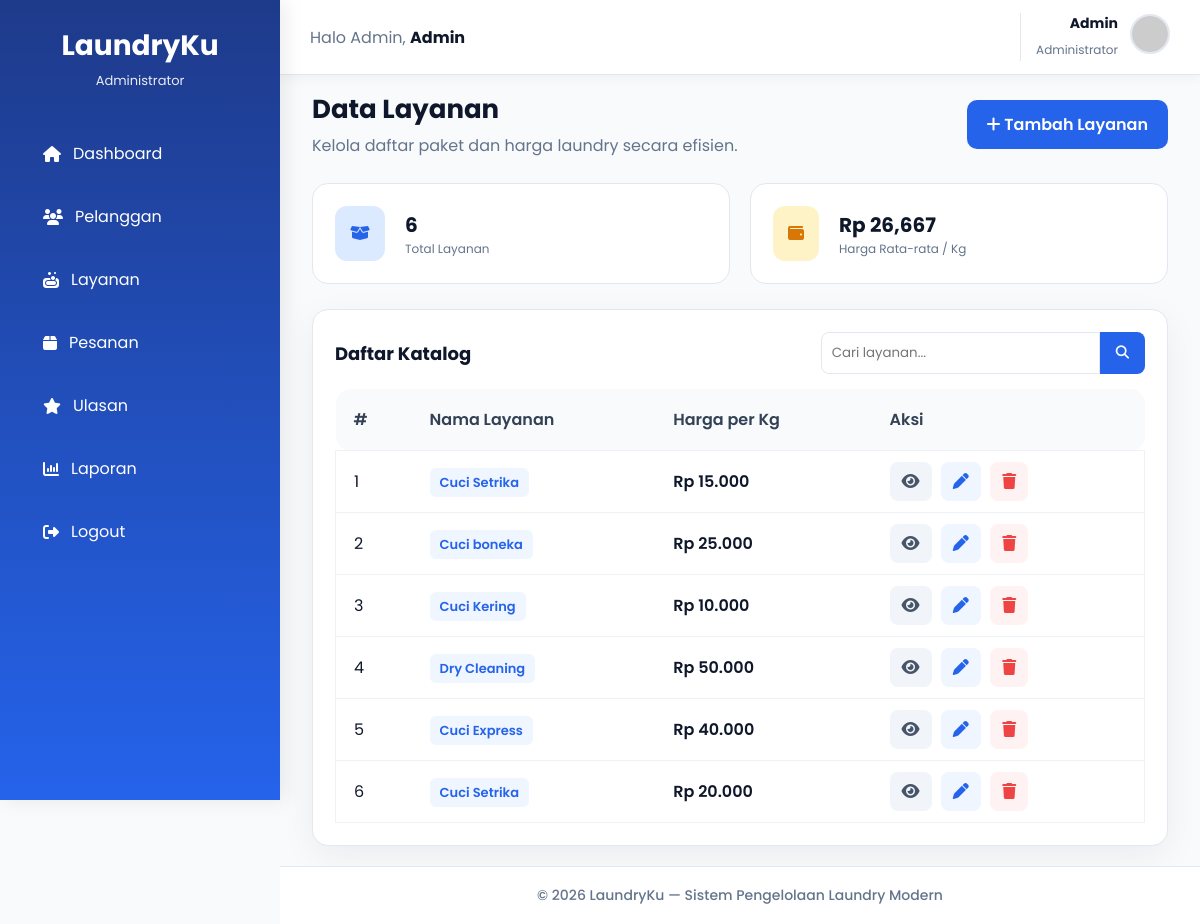
The page /admin/layanan.php on the database its author committed.
### tables this page shows
CREATE TABLE `layanan` (
  `id_layanan` int(11) NOT NULL,
  `nama_layanan` varchar(100) NOT NULL,
  `harga_perkg` decimal(10,2) NOT NULL
);

### admin/layanan.php (the view, shortened to what this page needs)
<?php
require '../config/koneksi.php';
$keyword = isset($_GET['keyword']) ? mysqli_real_escape_string($koneksi, $_GET['keyword']) : '';
$query = "SELECT * FROM layanan";
$query .= " ORDER BY id_layanan DESC";
$layanan = mysqli_query($koneksi, $query);
$data_stats = mysqli_fetch_assoc(mysqli_query($koneksi, "SELECT COUNT(*) as total, AVG(harga_perkg) as avg_harga FROM layanan"));
?>
<!DOCTYPE html>
<html lang="id">
<head>
    <link rel="stylesheet" href="../assets/css/stylee.css">
    <link rel="stylesheet" href="https://cdnjs.cloudflare.com/ajax/libs/font-awesome/6.5.1/css/all.min.css">
</head>
<body>
<div class="container">
    <?php include '../includes/admin/sidebar.php'; ?>
    <div class="main-content">
        <?php include '../includes/admin/navbar.php'; ?>
        <div class="content">
            <div class="page-header">
                <div class="title">
                    <h1>Data Layanan</h1>
                    <p>Kelola daftar paket dan harga laundry secara efisien.</p>
                </div>
                <a href="tambah_layanan.php" style="background:#2563eb; color:white; padding:12px 20px; border-radius:10px; text-decoration:none; font-weight:600;">
                    <i class="fa-solid fa-plus"></i> Tambah Layanan
                </a>
            </div>
            <div class="stats-grid">
                <div class="card-stat">
                    <div style="background:#dbeafe; color:#2563eb; padding:15px; border-radius:12px;"><i class="fa-solid fa-box-open"></i></div>
                    <div>
                        <div style="font-size: 20px; font-weight: bold;"><?= $data_stats['total'] ?></div>
                        <div style="font-size: 12px; color: #64748b;">Total Layanan</div>
                    </div>
                </div>
                <div class="card-stat">
                    <div style="background:#fef3c7; color:#d97706; padding:15px; border-radius:12px;"><i class="fa-solid fa-wallet"></i></div>
                    <div>
                        <div style="font-size: 20px; font-weight: bold;">Rp <?= number_format($data_stats['avg_harga'], 0) ?></div>
                        <div style="font-size: 12px; color: #64748b;">Harga Rata-rata / Kg</div>
                    </div>
                </div>
            </div>
            <div class="table-card">
                <div style="display: flex; justify-content: space-between; align-items: center; margin-bottom: 10px;">
                    <h2 style="font-size: 18px; margin: 0;">Daftar Katalog</h2>
                    <form method="GET" style="display:flex;">
                        <input type="text" name="keyword" placeholder="Cari layanan..." value="<?= $keyword ?>" style="padding: 10px; border: 1px solid #e2e8f0; border-radius: 8px 0 0 8px; outline:none;">
                        <button type="submit" style="padding: 10px 16px; background:#2563eb; border:none; color:white; border-radius:0 8px 8px 0; cursor:pointer;"><i class="fa-solid fa-search"></i></button>
                    </form>
                </div>
                <table>
                    <thead>
                        <tr>
                            <th>#</th>
                            <th>Nama Layanan</th>
                            <th>Harga per Kg</th>
                            <th>Aksi</th>
                        </tr>
                    </thead>
                    <tbody>
                        <?php $no=1; while($row = mysqli_fetch_assoc($layanan)): ?>
                        <tr>
                            <td><?= $no++; ?></td>
                            <td><span style="background:#eff6ff; color:#2563eb; padding:5px 10px; border-radius:6px; font-weight:600; font-size: 13px;"><?= $row['nama_layanan']; ?></span></td>
                            <td style="font-weight:600;">Rp <?= number_format($row['harga_perkg'], 0, ',', '.'); ?></td>
                            <td>
                                <a href="detail_layanan.php?id_layanan=<?= $row['id_layanan']; ?>" class="btn-action" style="background:#f1f5f9; color:#475569;"><i class="fa-solid fa-eye"></i></a>
                                <a href="edit_layanan.php?id_layanan=<?= $row['id_layanan']; ?>" class="btn-action" style="background:#eff6ff; color:#2563eb;"><i class="fa-solid fa-pen"></i></a>
                                <a href="hapus_layanan.php?id_layanan=<?= $row['id_layanan']; ?>" class="btn-action" style="background:#fef2f2; color:#ef4444;" onclick="return confirm('Hapus data?')"><i class="fa-solid fa-trash"></i></a>
                            </td>
                        </tr>
                        <?php endwhile; ?>
                    </tbody>
                </table>
            </div>
        </div>
        <?php include '../includes/admin/footer.php'; ?>
    </div>
</div>
</body>
</html>

### includes/admin/sidebar.php
<div class="sidebar">
    <div class="logo">
        <h2>LaundryKu</h2>
        <span>Administrator</span>
    </div>
    <ul>
        <li>
            <a href="dashboard.php">
                <i class="fa-solid fa-house"></i>
                Dashboard
            </a>
        </li>
        <li>
            <a href="pelanggan.php">
                <i class="fa-solid fa-users"></i>
                Pelanggan
            </a>
        </li>
        <li>
            <a href="layanan.php">
                <i class="fa-solid fa-soap"></i>
                Layanan
            </a>
        </li>
        <li>
            <a href="pesanan.php">
                <i class="fa-solid fa-box"></i>
                Pesanan
            </a>
        </li>
        <li>
            <a href="ulasan.php">
                <i class="fa-solid fa-star"></i>
                Ulasan
            </a>
        </li>
        <li>
            <a href="laporan.php">
                <i class="fa-solid fa-chart-column"></i>
                Laporan
            </a>
        </li>
        <li class="logout">
            <a href="../auth/logout.php">
                <i class="fa-solid fa-right-from-bracket"></i>
                Logout
            </a>
        </li>
    </ul>
</div>

### includes/admin/navbar.php (shortened to what this page needs)
<?php
if (isset($_SESSION['id'])) {
    include_once __DIR__ . '/../../config/koneksi.php';
    $id_user = $_SESSION['id'];
    $query_nav = mysqli_query($koneksi, "SELECT nama, foto FROM users WHERE id = '$id_user'");
    $data_nav = mysqli_fetch_assoc($query_nav);
    $nama_admin = $data_nav['nama'] ?? $_SESSION['nama'] ?? 'Admin';
    $foto_admin = $data_nav['foto'] ?? '';
} else {
    $nama_admin = $_SESSION['nama'] ?? 'Admin';
    $foto_admin = '';
}
$path_foto_asli = "/TB_LAUNDRY/assets/img/" . $foto_admin;
if (!empty($foto_admin) && file_exists(__DIR__ . '/../../assets/img/' . $foto_admin)) {
    $avatar_navbar = $path_foto_asli;
} else {
    $avatar_navbar = "https://api.dicebear.com/7.x/initials/svg?seed=" . urlencode($nama_admin) . "&backgroundColor=2563eb,0f172a,3b82f6&fontSize=45&bold=true";
}
?>
<div class="topbar">
    <div class="welcome">
        Halo Admin,
        <b><?= htmlspecialchars($nama_admin); ?></b>
    </div>
    <div class="topbar-right">
        <a href="/TB_LAUNDRY/admin/profil.php" class="user-info">
            <div class="user-text">
                <h4><?= htmlspecialchars($nama_admin); ?></h4>
                <span>Administrator</span>
            </div>
            <div class="profile">
                <img src="<?= $avatar_navbar; ?>" alt="profile">
            </div>
        </a>
    </div>
</div>

### includes/admin/footer.php
<footer class="footer">
    © 2026 LaundryKu —
    Sistem Pengelolaan Laundry Modern
</footer>

### assets/css/stylee.css (style rules this page uses)
:root { --primary:#2563eb; --primary-light:#60a5fa; --success:#22c55e; --warning:#f59e0b; --danger:#ef4444; --dark:#0f172a; --gray:#64748b; --light:#f8fafc; --radius:18px; --shadow:0 10px 25px rgba(15,23,42,.08); }
* { margin:0; padding:0; box-sizing:border-box; font-family:'Poppins',sans-serif; }
body { background:#f1f5f9; color:var(--dark); }
.container { display:flex; min-height:100vh; }
.sidebar { position:fixed; top:0; left:0; width:280px; height:100vh; padding:25px; background:linear-gradient(180deg,#1e3a8a,#2563eb); color:#fff; overflow-y:auto; overflow-x:hidden; z-index:1000; box-shadow:5px 0 20px rgba(0,0,0,.08); }
.logo { text-align:center; margin-bottom:35px; }
.logo h2 { font-size:28px; }
.logo span { font-size:13px;opacity:.9; }
.sidebar ul { list-style:none; }
.sidebar li { margin-bottom:10px; }
.sidebar a { display:flex; align-items:center; gap:12px; padding:14px 18px; text-decoration:none; color:#fff; border-radius:14px; transition:.3s; }
.main-content { margin-left:280px; min-height:100vh; display:flex; flex-direction:column; }
.content { padding:25px; margin-top:75px; }
.topbar { position:fixed; top:0; left:280px; right:0; height:75px; background:#fff; border-bottom:1px solid #e2e8f0; display:flex; justify-content:space-between; align-items:center; padding:0 30px; z-index:999; box-shadow:0 2px 12px rgba(15,23,42,.05); }
.welcome { font-size:16px; color:#64748b; }
.welcome b { color:#0f172a; }
.topbar-right { display:flex; align-items:center; gap:20px; }
.user-info { display:flex; align-items:center; gap:12px; padding-left:15px; border-left:1px solid #e2e8f0; }
.user-text { text-align:right; }
.user-text h4 { font-size:14px; margin-bottom:2px; }
.user-text span { font-size:12px; color:#64748b; }
.profile img { width:45px; height:45px; border-radius:50%; object-fit:cover; border:3px solid #dbeafe; }
.table-card { background:#fff; border-radius:20px; overflow-x:auto; box-shadow:var(--shadow); padding:20px; }
table { width:100%; border-collapse:collapse; }
th,td { padding:16px; border-bottom:1px solid #e2e8f0; }
th { background:#f8fafc; }
.footer { margin-top:auto; background:#ffffff; border-top:1px solid #e2e8f0; padding:18px; text-align:center; color:#64748b; font-size:14px; font-weight:500; }
.table-card { background:#ffffff; border-radius:25px; padding:30px; margin-top:20px; border:1px solid #e2e8f0; box-shadow: 0 10px 35px rgba(15,23,42,.06); overflow:hidden; }
table { width:100%; border-collapse:separate; border-spacing:0 12px; }
thead th { background:#f8fafc; padding:18px; color:#334155; font-weight:600; text-align:left; border:none; }
thead th:first-child { border-radius:15px 0 0 15px; }
thead th:last-child { border-radius:0 15px 15px 0; }
tbody tr { transition:.3s; }
tbody td { background:#ffffff; padding:18px; border-top:1px solid #eef2f7; border-bottom:1px solid #eef2f7; }
tbody td:first-child { border-left:1px solid #eef2f7; border-radius:15px 0 0 15px; }
tbody td:last-child { border-right:1px solid #eef2f7; border-radius:0 15px 15px 0; }

### admin/layanan.php (style rules this page uses)
* { box-sizing: border-box; }
body { margin: 0; padding: 0; background-color: #f8fafc; font-family: 'Segoe UI', sans-serif; }
.container { display: flex; min-height: 100vh; }
.main-content { flex: 1; display: flex; flex-direction: column; overflow-y: auto; }
.content { padding: 20px 32px; max-width: 1200px; width: 100%; margin: 0 auto; margin-top: 70px; }
.page-header { display: flex; justify-content: space-between; align-items: center; margin-bottom: 25px; }
.title h1 { font-size: 26px; font-weight: 700; color: #0f172a; margin: 0; }
.title p { color: #64748b; margin: 4px 0 0 0; }
.stats-grid { display: grid; grid-template-columns: repeat(auto-fit, minmax(280px, 1fr)); gap: 20px; margin-bottom: 25px; }
.card-stat { background: white; padding: 22px; border-radius: 16px; border: 1px solid #e2e8f0; display: flex; align-items: center; gap: 20px; }
.table-card { background: white; border-radius: 16px; border: 1px solid #e2e8f0; padding: 22px; }
table { width: 100%; border-collapse: collapse; margin-top: 15px; }
th { text-align: left; padding: 14px; border-bottom: 2px solid #f1f5f9; color: #64748b; }
td { padding: 14px; border-bottom: 1px solid #f1f5f9; }
.btn-action { padding: 8px 12px; border-radius: 8px; text-decoration: none; margin-right: 5px; }

### rows shown on the page
layanan: nama_layanan "Cuci Setrika", harga_perkg "15.000"
layanan: nama_layanan "Cuci boneka", harga_perkg "25.000"
layanan: nama_layanan "Cuci Kering", harga_perkg "10.000"
layanan: nama_layanan "Dry Cleaning", harga_perkg "50.000"
layanan: nama_layanan "Cuci Express", harga_perkg "40.000"
layanan: nama_layanan "Cuci Setrika", harga_perkg "20.000"

### other values the page prints
$nama_admin "Admin"
$data_stats['total'] "6"
$data_stats['avg_harga'] "26,667"
